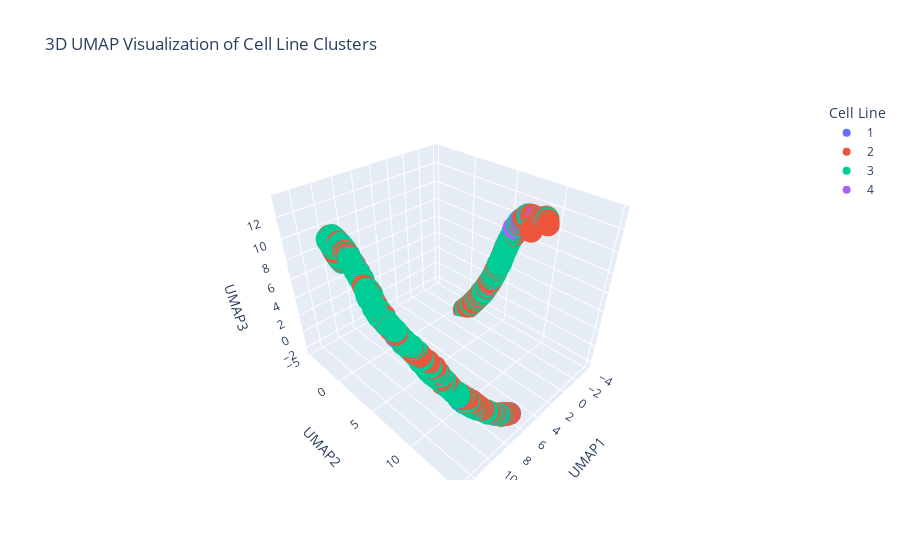

The notebook cell this image was saved under:
### Code cell
# Apply UMAP with 3 components
umap_3d = umap.UMAP(n_components=3, random_state=42)
umap_results_3d = umap_3d.fit_transform(all_matrices)

# 3D Visualization
df_umap_3d = pd.DataFrame(umap_results_3d, columns=['UMAP1', 'UMAP2', 'UMAP3'])
df_umap_3d['Label'] = labels

fig = px.scatter_3d(
    df_umap_3d, x='UMAP1', y='UMAP2', z='UMAP3',
    color=df_umap_3d['Label'].astype(str),
    title='3D UMAP Visualization of Cell Line Clusters',
    labels={'color': 'Cell Line'}
)

fig.show()

### Figure 1 — Plotly figure (JSON) as saved in the notebook; plotly's stock layout.template omitted (floating-point values rounded to 4 significant figures; data arrays with more than 128 entries replaced by an {"elided": "..."} marker saying what was removed)
{"data": [{"hovertemplate": "Cell Line=1<br>UMAP1=%{x}<br>UMAP2=%{y}<br>UMAP3=%{z}<extra></extra>", "legendgroup": "1", "marker": {"color": "#636efa", "symbol": "circle"}, "mode": "markers", "name": "1", "scene": "scene", "showlegend": true, "type": "scatter3d", "x": [-0.7922, 1.311, 8.09, -0.1905, 0.01105, -2.806, -0.329, -3.322, 7.455, -3.369, -2.965, -1.987, 10.31, -3.522, 11.84, -3.664, -3.368, 10.54, -3.218, 8.339, -3.04, -3.626, -2.987, 7.505], "y": [10.21, 12.07, 14.38, 9.714, 11.17, 7.154, 10.87, 5.878, 14.79, 5.514, 6.88, 8.489, 12.37, 5.493, 9.74, 4.383, 6.211, 12.2, 6.008, 14.22, 6.685, 4.647, 6.884, 14.75], "z": [12.43, 13.32, 0.3189, 11.36, 13.02, 10.65, 12.83, 8.708, 0.2166, 7.816, 10.39, 11.61, 2.374, 7.925, 5.703, 4.64, 9.178, 2.437, 9.08, 0.4246, 10.17, 5.615, 10.36, 0.2147]}, {"hovertemplate": "Cell Line=2<br>UMAP1=%{x}<br>UMAP2=%{y}<br>UMAP3=%{z}<extra></extra>", "legendgroup": "2", "marker": {"color": "#EF553B", "symbol": "circle"}, "mode": "markers", "name": "2", "scene": "scene", "showlegend": true, "type": "scatter3d", "x": {"elided": "917 float values"}, "y": {"elided": "917 float values"}, "z": {"elided": "917 float values"}}, {"hovertemplate": "Cell Line=3<br>UMAP1=%{x}<br>UMAP2=%{y}<br>UMAP3=%{z}<extra></extra>", "legendgroup": "3", "marker": {"color": "#00cc96", "symbol": "circle"}, "mode": "markers", "name": "3", "scene": "scene", "showlegend": true, "type": "scatter3d", "x": {"elided": "1622 float values"}, "y": {"elided": "1622 float values"}, "z": {"elided": "1622 float values"}}, {"hovertemplate": "Cell Line=4<br>UMAP1=%{x}<br>UMAP2=%{y}<br>UMAP3=%{z}<extra></extra>", "legendgroup": "4", "marker": {"color": "#ab63fa", "symbol": "circle"}, "mode": "markers", "name": "4", "scene": "scene", "showlegend": true, "type": "scatter3d", "x": [-3.146, 9.328, -3.025, 7.822, 9.114, -0.8126, 12.31, -3.481, -1.133, 12.14, 9.197, -2.175, -0.3126, 10.41, 10.26, 0.01155, 11.66, 12.19, 12.92, -2.636, -3.067, 12.84, 8.936, -2.979, 11.65, -0.1991, -0.2048, -1.481, -3.125, 12.86, 12.31, 8.939, -3.105, 10.22, -3.062, -3.212, 11.21, -1.409, 11.14, 12.6, -3.045, -0.8225, -3.226, -2.774, 0.1179, -2.216, 11.01, -3.153], "y": [6.485, 13.47, 6.747, 14.54, 13.65, 10.18, 3.324, 5.034, 9.604, 8.956, 13.58, 8.259, 10.89, 12.31, 12.5, 11.17, 10.15, 8.911, 6.039, 7.635, 6.814, 5.868, 13.85, 6.921, 10.1, 11.0, 10.99, 9.102, 6.392, 6.083, 8.571, 13.83, 6.697, 12.55, 6.673, 6.106, 11.07, 9.191, 11.19, 7.946, 6.696, 10.17, 6.254, 7.369, 11.25, 8.193, 11.4, 5.963], "z": [9.82, 1.185, 10.25, 0.2373, 0.9429, 12.41, 10.88, 6.519, 12.06, 6.177, 1.005, 11.48, 12.84, 2.368, 2.142, 13.01, 5.226, 6.238, 8.914, 11.11, 10.25, 9.095, 0.7653, 10.42, 5.393, 12.88, 12.9, 11.83, 9.755, 8.906, 6.541, 0.7742, 10.13, 2.126, 10.15, 9.248, 3.97, 11.87, 3.76, 7.07, 10.18, 12.4, 9.441, 10.88, 13.06, 11.46, 3.507, 9.115]}], "layout": {"legend": {"title": {"text": "Cell Line"}, "tracegroupgap": 0}, "scene": {"domain": {"x": [0, 1], "y": [0, 1]}, "xaxis": {"title": {"text": "UMAP1"}}, "yaxis": {"title": {"text": "UMAP2"}}, "zaxis": {"title": {"text": "UMAP3"}}}, "title": {"text": "3D UMAP Visualization of Cell Line Clusters"}}}
